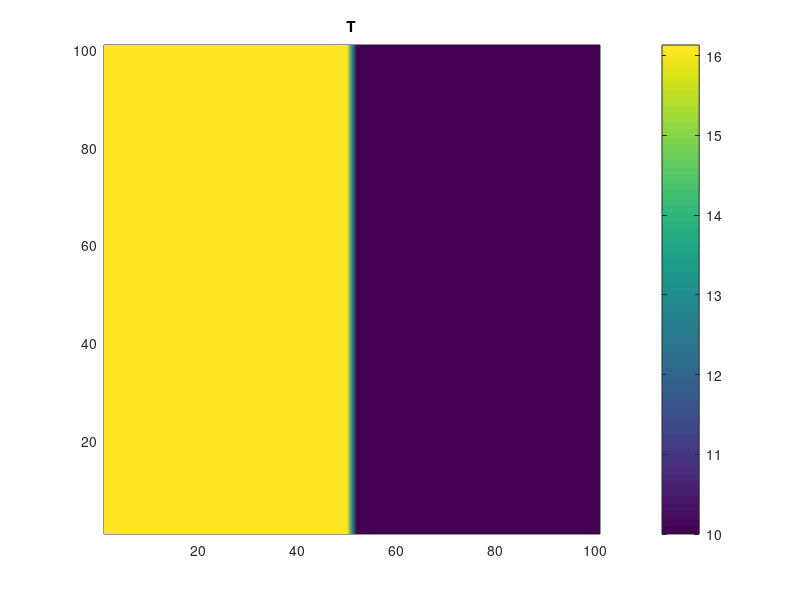
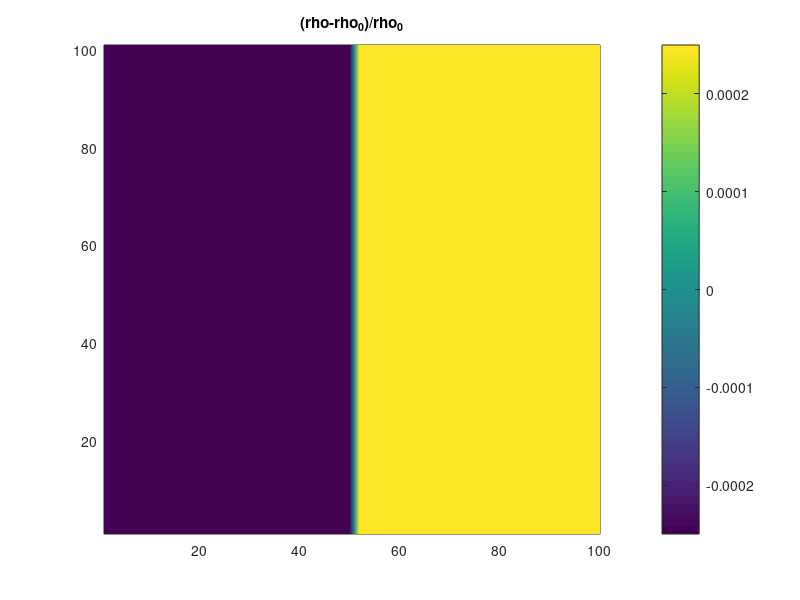

Write MATLAB code to recreate these figures, in order. (Note: this script raises an error after producing the figures.)
clc;clear all; close all; format short

% pwd = '/home/valera/ParGCCOM/TestCases/ShearLayer/SL_128x6x128/';
% ProbName = 'shearlayer';
% ProbSize = '128x6x128';
% 
% GridFileName =  [pwd ProbName '.' ProbSize '.dat' ];  ;
% 
% ProbSizeFileName = [pwd ProbName '.' ProbSize 'probsize.ser.dat' ];
% 
% INIfile = 'gcom_ini_DC_128x128x6.nc';
% 
% [x,y,z,x_r,y_r,z_r,IMax,JMax,KMax]=ReadGridASCII(ProbSizeFileName,GridFileName);

%Nodes:
IMax = 101; JMax = 101;
%Spacing:
h = 1/IMax;

%Cells:
m = IMax-1; n = JMax-1;

xlength = linspace(-16,16,n+1);
ylength = linspace(-1,1,m+1);

[X,Y] = ndgrid(xlength,ylength);
%%

uic = zeros(IMax ,JMax);
vic = zeros(IMax ,JMax);
pic = zeros(IMax ,JMax);
Tic = zeros(IMax, JMax);
Sic = zeros(IMax, JMax);


p = zeros(IMax+1,JMax+1);
u = zeros(IMax+1,JMax+1);
v = zeros(IMax+1,JMax+1);
T = zeros(IMax+1,JMax+1);
S = zeros(IMax+1,JMax+1);

xlength = linspace(-16,16,n);
ylength = linspace(-1,1,m);

[Xc,Yc] = ndgrid(xlength,ylength);

xlength = linspace(-16,16,n+1);
ylength = linspace(-1,1,m);

[Xu,Yu] = ndgrid(xlength,ylength);

xlength = linspace(-16,16,n);
ylength = linspace(-1,1,m+1);

[Xv,Yv] = ndgrid(xlength,ylength);

xlength = linspace(-16,16,n+2);
ylength = linspace(-1,1,m+2);

[Xp,Yp] = ndgrid([1 1.5 : 1 : JMax-0.5 JMax], [1 1.5 : 1 : IMax-0.5 IMax]);

Xp = Xp - JMax/2.0;
XMax = max(max(Xp));
Xp = Xp/XMax*16.0; 

Yp = Yp - IMax/2.0;
YMax = max(max(Yp));
Yp = Yp/YMax;               

Dx = X(1,2)-X(1,1);
Dy = Y(2,1)-Y(1,1);
dw = 80.0;
dp = 0.05;
%%

TMAX = 16.1324636; TMIN = 10.0;

T0 = TMAX*100;

for j=1:JMax
    for i=1:IMax

        Tic(i,j) = TMIN + (TMAX-TMIN)*(0.5-0.5*erf(Y(i,j)/0.01));
        
    
        end
end

figure(1);
u_v = squeeze(Tic);
pcolor(u_v);
title('T')
colorbar;
shading interp;

Tic = Tic/T0;

T = Tic;

%%
rho_ref = 1027.d0;
S_ref   = 35.d0;
T_ref   = 10.d0;
drho_dS = 0.781d0;
drho_dT = -0.1708d0;
LStar = 0.05;
UStar = 1.0;
gforce = 9.80;

for j=1:JMax
    for i=1:IMax

        dens(i,j) = rho_ref + drho_dT*(T(i,j)*T0-T_ref);  %EOS  
        
    end
end


DMax = max(max(dens));
DMin = min(min(dens));

rho_P0 = (DMax+DMin)/2.0;

figure(6);
u_v = squeeze(dens);
pcolor(u_v);
title('rho')
colorbar;
shading interp;

%%
buoy = zeros(IMax,JMax-1);

buoy(1,:) = gforce*LStar*(dens(1,1:n)-rho_P0)/(rho_P0*(UStar^2));

for j=1:JMax-1
    for i=1:IMax-1

        buoy(i,j) = gforce*LStar*(0.5*(dens(i,j)+dens(i+1,j))-rho_P0)/(rho_P0*(UStar^2));

    end
end

buoy(end,:) = buoy(end-1,:);

figure(6);
u_v = squeeze(buoy);
pcolor(u_v);
title('(rho-rho_0)/rho_0')
colorbar;
shading interp;

bic = buoy;


%%
% 
% 
% for j=1:JMax
%     for i=1:IMax
% 
%         uic(i,j) = X(i,j)/16;
%         vic(i,j) = Y(i,j);
%         
%     
%         end
% end




%%  Creating operator
k = 2; % Mimetic order of accuracy %%%%%%%%%%%%%%%%%%%%%%%%%%%%%%%%%%%%%%%%
Dy = Xc(2,1)-Xc(1,1);
Dx = Dy;
D = div2D(k,m,Dx,n,Dy); %div2DCurv(k,X,Y);
G =  grad2D(k,m,Dx,n,Dy); % grad2DCurv(k,X,Y);

%L = D*G;  %lap2D(k,IMax-1,Dx,JMax-1,Dy);
L = lap2D(k,IMax-1,Dx,JMax-1,Dy);
L = L + robinBC2D(k,m,Dx,n,Dy,0,1);

idx1 = numel(uic);
idy1 = numel(vic);
idx2 = idx1 + idy1;


dt = 0.1;
rho = rho_P0;
D = rho/dt*D;
G = -dt/rho*G;
%% Preparing t=0 arrays

uic = zeros(IMax ,JMax);
vic = zeros(IMax ,JMax);


iatu = (X(1:IMax-1,:)+X(2:IMax,:))*0.50;
jatu = (Y(1:IMax-1,:)+Y(2:IMax,:))*0.50;

iatv = (X(:,1:JMax-1)+X(:,2:JMax))*0.50;
jatv = (Y(:,1:JMax-1)+Y(:,2:JMax))*0.50;

Fuic = griddedInterpolant(X, Y, uic); 
Fvic = griddedInterpolant(X, Y, vic); 
Fpic = griddedInterpolant(X, Y, pic); 
%FTic = griddedInterpolant(X, Y, Tatc); 


uatu = Fuic(iatu,jatu);
vatu = Fvic(iatu,jatu);
patu = Fpic(iatu,jatu);

uatv = Fuic(iatv,jatv);
vatv = Fvic(iatv,jatv);
patv = Fpic(iatv,jatv);

u = Fuic(Xp,Yp);
v = Fvic(Xp,Yp);
p = Fpic(Xp,Yp);
%T = Fpic(Xp,Yp);

T = Tic;
buoy = bic;

% 
   figure(1);
    u_v = squeeze(uatu(:,:));
    subplot(2,2,1)
    pcolor(u_v);
    title('u')
    colorbar;
    shading interp;
    subplot(2,2,2)
    u_2 = squeeze(p(:,:));
    pcolor(u_2);
    title('p')
    colorbar;
    shading interp;
    subplot(2,2,3)
    u_3 = squeeze(vatv(:,:));
    pcolor(u_3);
    title('v')
    colorbar;
    shading interp;
    subplot(2,2,4)
    u_3 = squeeze(T(:,:));
    pcolor(u_3);
    title('T')
    colorbar;
    shading interp;


% Reshaping


Vv = reshape(vatv',[], 1);    %Do we need to transpose now with ndgrid?
Uv = reshape(uatv',[], 1);
Pv = reshape(patv',[], 1);

Vu = reshape(vatu',[], 1);
Uu = reshape(uatu',[], 1);
Pu = reshape(patu',[], 1);

Vp = reshape(v',[], 1);
Up = reshape(u',[], 1);
Pp = reshape(p',[], 1);

cs = 1447.0;


tf = 1.7;
nf = tf/dt ;
beta = 1/cs;
Re = 750;
IRe = 1.0/Re;
nu = 0.0014;
time_steps = linspace(0,tf,nf);

[uatu,vatv,p] = applyboundaries2D(uatu,vatv,p); 
%uatu(end,:) = 1.0;

Fuatu = griddedInterpolant(iatu, jatu, uatu); 
Fvatv = griddedInterpolant(iatv, jatv, vatv); 
u = Fuatu(Xp,Yp);
v = Fvatv(Xp,Yp);

Fu = griddedInterpolant(Xp,Yp, u);
Fv = griddedInterpolant(Xp,Yp, v);

uatv = Fu(iatv,jatv);
vatu = Fv(iatu,jatu);

    figure(2);
    u_v = squeeze(uatv(:,:));
    subplot(2,2,1)
    pcolor(u_v);
    title('u')
    colorbar;
    shading interp;
    subplot(2,2,2)
    u_2 = squeeze(p(:,:));
    pcolor(u_2);
    title('p')
    colorbar;
    shading interp;
    subplot(2,2,3)
    u_3 = squeeze(vatu(:,:));
    pcolor(u_3);
    title('v')
    colorbar;
    shading interp;
%     subplot(2,2,4)
%     pcolor(Xp,Yp,cav)
%     hold on
%     quiver(Xp,Yp,u,v)
%     hold off
%     xlim([0 1])
%     ylim([0 1])
%     colorbar;
%     shading interp;
%     title(['vorticity Dt = ' num2str((time+1)*dt)])

%Dy = Xp(1,3)-Xp(1,2);
%Dx = Dy;

%Dx = 1.0; 
%Dy = 1.0; 



%% Boussinesq Pred-Corr formulation:
for time = 1:size(time_steps,2)

    %Predict u*

       %RHS = zeros(IMax+1,JMax+1);
    %u_star = zeros(IMax+1,JMax+1); %u;
    %v_star = zeros(IMax+1,JMax+1); %v;
    
    u_star = uatu;
    v_star = vatv;
    
   
    for j = 2:JMax-1
        for i = 2:IMax-2
    
            d2u_dy2 = (uatu(i-1,j)-2*uatu(i,j)+uatu(i+1,j))/(Dy^2);
            d2u_dx2 = (uatu(i,j-1)-2*uatu(i,j)+uatu(i,j+1))/(Dx^2);
                        
            du_dx = (uatu(i,j+1)-uatu(i,j-1))/(2*Dx);
            du_dy = (uatu(i+1,j)-uatu(i-1,j))/(2*Dy);
            udu_dx  = uatu(i,j)*du_dx;
            vdu_dy  = vatu(i,j)*du_dy;  

                      
            u_star(i,j) = uatu(i,j) - dt*(udu_dx+vdu_dy - IRe*(d2u_dy2+d2u_dx2));
        end
    end
    
    %Predict v*
     
    for j = 2:JMax-2
        for i = 2:IMax-1
    
            d2v_dy2 = (vatv(i-1,j)-2*vatv(i,j)+vatv(i+1,j))/(Dy^2);
            d2v_dx2 = (vatv(i,j-1)-2*vatv(i,j)+vatv(i,j+1))/(Dx^2);
                        
            dv_dx = (vatv(i,j+1)-vatv(i,j-1))/(2*Dx);
            dv_dy = (vatv(i+1,j)-vatv(i-1,j))/(2*Dy);       
            udv_dx  = uatv(i,j)*dv_dx;
            vdv_dy  = vatv(i,j)*dv_dy;
                              
            v_star(i,j) = vatv(i,j) - dt*( udv_dx+vdv_dy - IRe*(d2v_dy2+d2v_dx2));% - buoy(i,j) );
           
        end
    end

    v_star = v_star + dt*buoy;
    
    [u_star,v_star,~] = applyboundaries2Dstar(u_star,v_star,p);

    figure(4);
    u_v = squeeze(u_star(:,:));
    subplot(2,2,1)
    pcolor(u_v);
    title('u*')
    colorbar;
    shading interp;
    subplot(2,2,2)
    u_2 = squeeze(v_star(:,:));
    pcolor(u_2);
    title('v*')
    colorbar;
    shading interp;
    subplot(2,2,3)
    u_3 = squeeze(p(:,:));
    pcolor(u_3);
    title('p')
    colorbar;
    shading interp;
    subplot(2,2,4)
    u_3 = squeeze(T(:,:));
    pcolor(u_3);
    title('T')
    colorbar;
    shading interp;
    
    Uu = reshape(u_star',[], 1);
    Vv = reshape(v_star',[], 1);
   
    %Get p (continuity)
    
    R = [Uu ; Vv];  
    Pp = L\(D*R);

    Gp = G*[ Pp ]; 
    dpdx = Gp(1:(IMax*(JMax-1)));
    dpdy = Gp((IMax*(JMax-1)+1):end);
    
    %Correct u,v:
    
    Uu = Uu - dpdx;
    Vv = Vv - dpdy;
    
    uatu = reshape(Uu,[IMax JMax-1])' ; 
    vatv = reshape(Vv,[IMax-1 JMax])' ; 
    
    [uatu,vatv,p] = applyboundaries2D(uatu,vatv,p);   
    
    Fuatu = griddedInterpolant(iatu, jatu, uatu); 
    Fvatv = griddedInterpolant(iatv, jatv, vatv); 
    u = Fuatu(Xp,Yp);
    v = Fvatv(Xp,Yp);

    p = reshape(Pp,[IMax+1 JMax+1])';
    
    Fu = griddedInterpolant(Xp,Yp, u);
    Fv = griddedInterpolant(Xp,Yp, v);

    uatv = Fu(iatv,jatv);
    vatu = Fv(iatu,jatu);    
     
    uatc = Fu(X,Y);
    vatc = Fv(X,Y); 
    
    [~,cav] = curl(Xp,Yp,u,v);
              
    %Interpolate and refresh arrays:
  
    Pv = reshape(patv',[], 1);
    Pu = reshape(patu',[], 1);
    
    Vv = reshape(vatv',[], 1);
    Uv = reshape(uatv',[], 1);
 
    Vu = reshape(vatu',[], 1);
    Uu = reshape(uatu',[], 1);    
    
    for j = 2:JMax-2
      for i = 2:IMax-2
    
            d2T_dy2 = (T(i-1,j)-2*T(i,j)+T(i+1,j))/(Dy^2);
            d2T_dx2 = (T(i,j-1)-2*T(i,j)+T(i,j+1))/(Dx^2);
                        
            dT_dx = (T(i,j+1)-T(i,j-1))/(2*Dx);
            dT_dy = (T(i+1,j)-T(i-1,j))/(2*Dy);       
            udT_dx  = uatc(i,j)*dT_dx;
            vdT_dy  = vatc(i,j)*dT_dy;
                    
           
            T(i,j) = T(i,j) - dt*(udT_dx+vdT_dy - IRe*(d2T_dy2+d2T_dx2));
           
        end
    end
    
%     T(1,:) = 0.0 ; %T(2,:);
%     T(end,:) = 0.0 ; % T(end-1,:);    
% 
%     
%     T(:,1) = 0.0 ; % T(:,2);
%     T(:,end) = 0.0 ; %T(:,end-1);  
%     
     
    dens = rho_ref + drho_dT*(T*T0-T_ref);  %EOS  
    
    buoy(1,:) = gforce*LStar*(dens(1,1:n)-rho_P0)/(rho_P0*(UStar^2));

    for j=1:JMax-1
        for i=1:IMax-1

            buoy(i,j) = gforce*LStar*(0.5*(dens(i,j)+dens(i+1,j))-rho_P0)/(rho_P0*(UStar^2));

        end
    end
    
    buoy(end,:) = buoy(end-1,:);
    
    figure(2);
    u_v = squeeze(u(:,:));
    subplot(3,2,1)
    pcolor(u_v);
    title('u')
    colorbar;
    shading interp;
    subplot(3,2,2)
    u_3 = squeeze(v(:,:));
    pcolor(u_3);
    title('v')
    colorbar;
    shading interp;
    subplot(3,2,3)
    u_2 = squeeze(p(:,:));
    pcolor(u_2);
    title('p')
    colorbar;
    shading interp;
    subplot(3,2,4)
    u_3 = squeeze(T(:,:));
    pcolor(u_3);
    title(['T ' num2str((time+1)*dt)])
    colorbar;
    shading interp;
    subplot(3,2,5)
    u_3 = squeeze(buoy(:,:));
    pcolor(u_3);
    title(['buoy'])
    colorbar;
    shading interp;
    
    
    
%     pcolor(Xp,Yp,cav)
%     hold on
%     quiver(Xp,Yp,u,v)
%     hold off
%     xlim([0 1])
%     ylim([0 1])
%     colorbar;
%     shading interp;
%     title(['vorticity Dt = ' num2str((time+1)*dt)])


end


